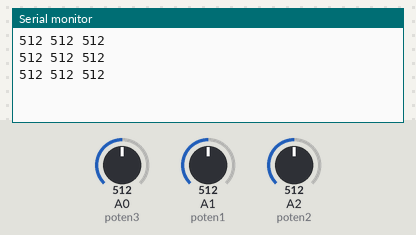
The sketch below on a simulated Arduino Uno, built with avr-gcc and run on an emulated ATmega328P. On the bench: the last lines printed to the serial monitor. The test bench sets the inputs (shaded band); at power-on: A0 (poten3) = 512, A1 (poten1) = 512, A2 (poten2) = 512.

Above: at 1.3 s.
1.4 s: A0 (poten3) set to 716
At 1.9 s:
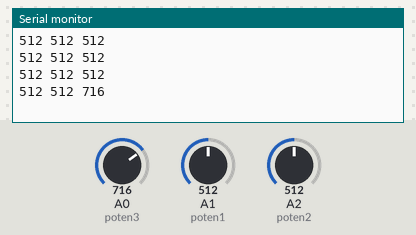
2.9 s: A1 (poten1) set to 716
At 3.4 s:
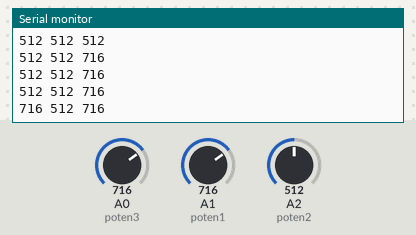
4.4 s: A2 (poten2) set to 716
At 4.9 s:
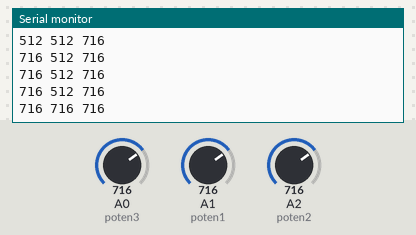
5.9 s: A0 (poten3) set to 900
At 6.4 s:
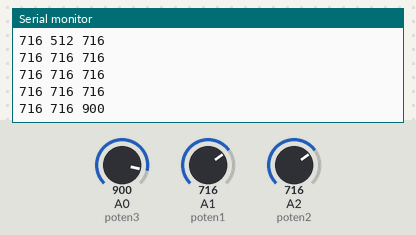
7.4 s: A1 (poten1) set to 900
At 7.9 s:
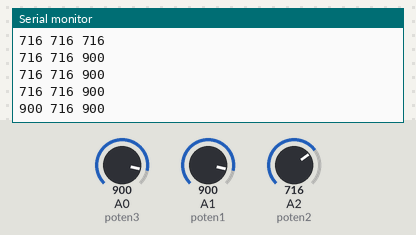
8.9 s: A2 (poten2) set to 900
At 9.4 s:
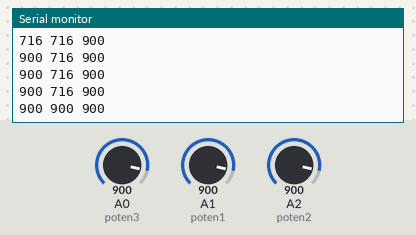
Timing chart, 0 to 11.4 s (numbered marks = the images above; inputs shaded):
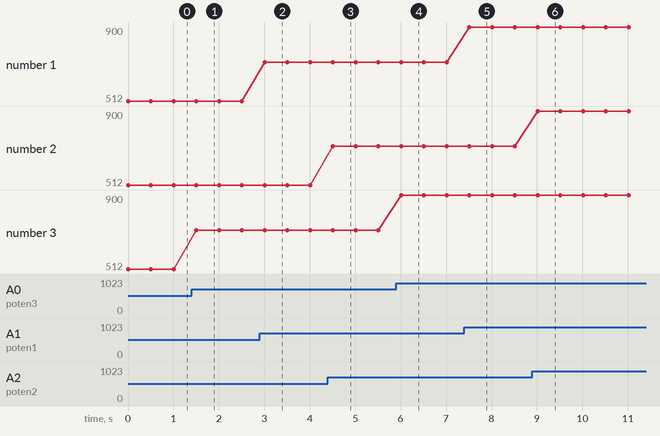

Measured:
- after the input at 1.4 s, the serial monitor: prints a new line after 0.10 s (image 1)
- after the input at 2.9 s, the serial monitor: prints a new line after 0.11 s (image 2)
- after the input at 4.4 s, the serial monitor: prints a new line after 0.11 s (image 3)
- after the input at 5.9 s, the serial monitor: prints a new line after 0.11 s (image 4)
- after the input at 7.4 s, the serial monitor: prints a new line after 0.11 s (image 5)
- after the input at 8.9 s, the serial monitor: prints a new line after 0.11 s (image 6)
- plotted number 3: 512 → 716 after the input at 1.4 s, 716 → 900 after the input at 5.9 s

The sketch:

cansat.ino
```cpp
int poten1=1;
int poten2=2;
int poten3=0;
int duracion;
int distancia;

void setup() {
 Serial.begin(9600);
pinMode(poten1,INPUT);
pinMode(poten2,INPUT);
pinMode(poten3,INPUT);


}

void loop() {
  String var=" ";
  int pot1=analogRead(poten1);
  int pot2=analogRead(poten2);
  int pot3=analogRead(poten3);

  Serial.println(pot1+var+pot2+var+pot3);
  delay(500);

}
```
